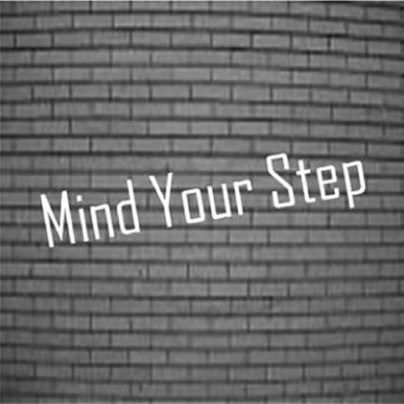
%> input picture Chapter_16/grafiti1.jpg, 404 x 404 px
$ octave Program_16_12_Text_removal_by_alternating_minimization_ADMM_procedure.m   (GNU Octave 9; MATLAB toolbox functions it lacks are replaced by stand-ins)
%> lines starting %> are read from the running program, lines starting %| are printed output that depends on the picture
% 例程 16.12  基于交替最小化（ADMM）方法的文字去除
%  将矩阵分解为低秩矩阵（L）和稀疏矩阵（S）
%  交替最小化算法
figu = imread('grafiti1.jpg');  %  读取图像文件
%> figu is the input picture: size 404x404x3 uint8; min 25, max 255, mean 104.6
F = double(figu);
n = 350;
M = F(1: n, 1: n);  %  裁剪图像
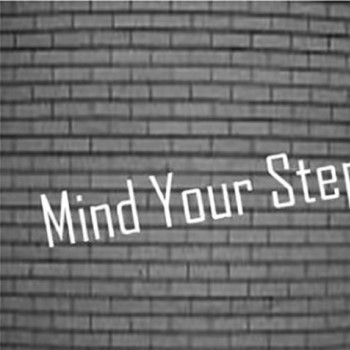
%> M: size 350x350 double; min 25, max 255, mean 108.7
aux = mean(mean(M));
%> aux = 108.7
M = M - aux;
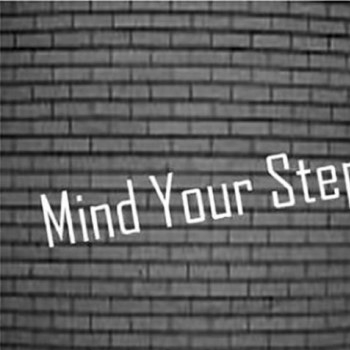
%> M: size 350x350 double; min -83.71, max 146.3, mean 0; drawn with min black and max white
%  参数设置
lambda = 0.1;
lambF = 1.01 ;
Th = 1;  %  阈值
rank0 = 1;  %  秩的初始猜测值
irk = 1;  %  秩的增量
nnL = 1000;  %  循环次数
rank = rank0 ; %当前秩
%  算法开始迭代
%> (the run ends here)
